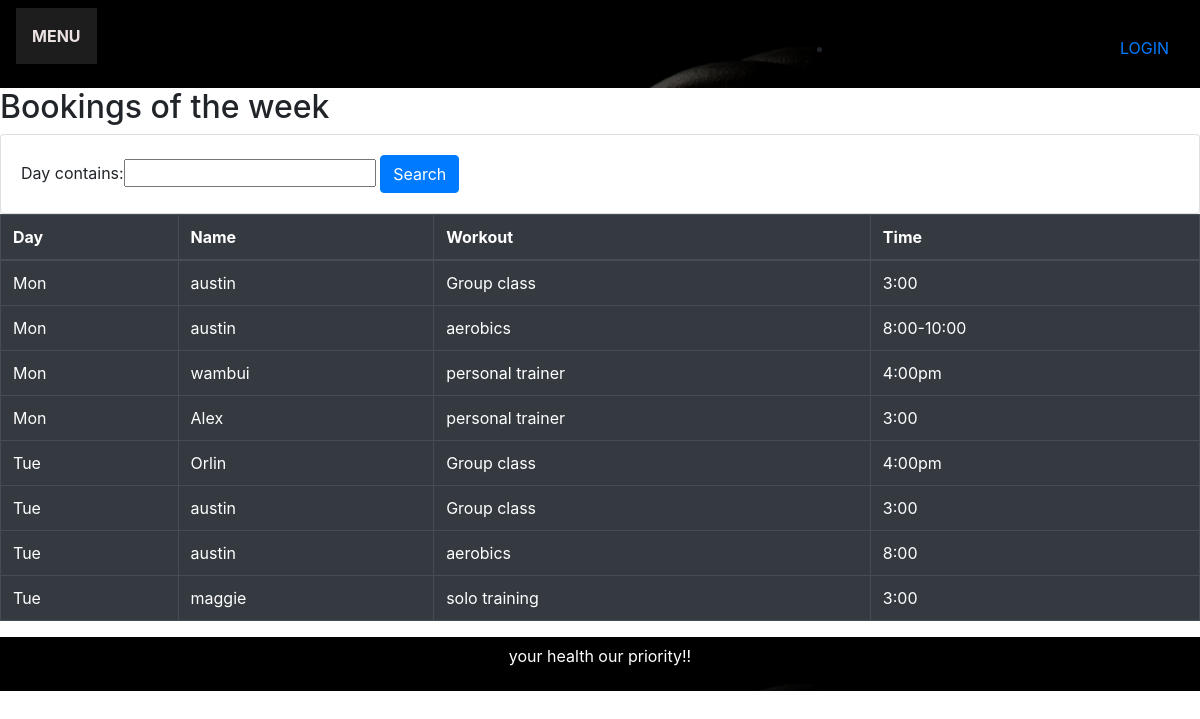
The page /bookings/ on the database its author committed.
### planner/models.py (models this page shows, shortened)
class book(models.Model):
    days=(
        ('Mon','Mon'),
        ('Tue','Tue'),
        ('Wed','Wed'),
        ('Thur','Thur'),
        ('Fri','Fri')
    )
    workout_choices=(
        ('aerobics','aerobics'),
        ('Group class','Group class'),
        ('personal trainer','personal trainer'),
        ('solo training','solo training')
    )
    day=models.CharField(max_length=200,choices=days)
    name=models.CharField(max_length=200)
    workout=models.CharField(max_length=200,choices=workout_choices)
    time=models.CharField(max_length=200)
    class Meta:
        ordering=['time']

### planner/views.py (the view)
# urls.py: path('bookings/',views.View_Bookings,name="bookings"),
def View_Bookings(request):
    bookings=book.objects.all().order_by('day','workout')
    myFilter=bookFilter(request.GET,queryset=bookings)
    bookings=myFilter.qs
    context={'bookings':bookings,'myFilter':myFilter}
    return render(request,'planner/bookings.html',context)

### planner/templates/planner/bookings.html (shortened to what this page needs)
{% extends 'gym/base.html'%}
{% block title%}
<link rel="stylesheet" href="https://stackpath.bootstrapcdn.com/bootstrap/4.3.1/css/bootstrap.min.css">
{%endblock%}
{% block body%}
<h2> Bookings of the week</h2>
<div class="row">
    <div class="col">
        <div class="card card-body">
            <form method="get">
                {{myFilter.form}}
                <button class="btn btn-primary" type="submit"> Search</button>
            </form>
        </div>
    </div>
</div>
            <table class="table table-bordered table-dark" >
                <thead>
                <tr>
                    <th scope="col"> Day</th>
                    <th scope="col"> Name</th>
                    <th scope="col"> Workout</th>
                    <th scope="col"> Time</th>
                </tr>
                </thead>
                <tbody>
                {% for fields in bookings %}
                <tr>
                    <td>{{fields.day}}</td>
                    <td>{{fields.name}}</td>
                    <td>{{fields.workout}}</td>
                     <td>{{fields.time}}</td>
                </tr>
                {%endfor%}
                </tbody>
            </table>
{% endblock%}

### gym/templates/gym/base.html (shortened to what this page needs)
{% include 'gym/navigationbar.html'%}
{% load static %}
<!DOCTYPE html>
<html lang="en">
 <link rel="stylesheet" href="{% static 'gym/css/style.css'%}">
<head>
    {%block title%}{%endblock%}
</head>
<body>
    {% block body%}
    {% endblock %}
    <footer class="footer background">
         <p> your health our priority!!</p>
    </footer>
</body>
</html>

### gym/templates/gym/navigationbar.html (shortened to what this page needs)
{%load static%}
{% block head %}
<link rel ="stylesheet" href="{% static 'gym/css/navbar.css'%}">
{% endblock %}
<nav class="navbar background h-nav-resp">
        <ul class="nav-list v-class-resp">
              <div class="dropdown">
                  <button class="dropbtn"><strong>MENU</strong></button>
            </div>
        </ul>
         <div class="right-nav v-class-resp">
        <br>
             <ul>
             {% if user.is_authenticated %}
                  <li><span class = "hello" > Hello,{{request.user}}</span></li>
                  <li><span><strong> <a class="hello" href="{%url 'logout'%}"> LogOut </a></strong> </span></li>
            {% else %}
                <li><a href="{%url 'login'%}">LOGIN</a></li>
            </ul>
            {%endif%}
         </div>
</nav>

### gym/static/gym/css/navbar.css (style rules this page uses)
.dropbtn { background-color: #1c1d1c; color: rgb(236, 226, 226); padding: 16px; font-size: 16px; border: none; }
.dropdown { position: relative; display: inline-block; }

### gym/static/gym/css/style.css (style rules this page uses)
* { margin: 0; padding: 0; }
html { scroll-behavior: smooth; }
.navbar { display: flex; align-items: center; justify-content: center; position: sticky; top: 0; cursor: pointer; padding: 2px 0; }
.nav-list { width: 70%; display: flex; align-items: center; }
.right-nav { width: 30%; text-align: right; padding-right: 15px; }
.background { background: rgba(0, 0, 0, 0.7) url('../images/bi2.jpg'); background-size: cover; background-blend-mode: darken; }
.footer { color: white; padding: 7px; text-align: center; }
.btn { background-color: black; color: white; border: white solid 1px; border-radius: 10px; padding: 0px 5px; cursor: pointer; }

### rows shown on the page
book: day "Mon", name "austin", workout "Group class", time "3:00"
book: day "Mon", name "austin", workout "aerobics", time "8:00-10:00"
book: day "Mon", name "wambui", workout "personal trainer", time "4:00pm"
book: day "Mon", name "Alex", workout "personal trainer", time "3:00"
book: day "Tue", name "Orlin", workout "Group class", time "4:00pm"
book: day "Tue", name "austin", workout "Group class", time "3:00"
book: day "Tue", name "austin", workout "aerobics", time "8:00"
book: day "Tue", name "maggie", workout "solo training", time "3:00"
